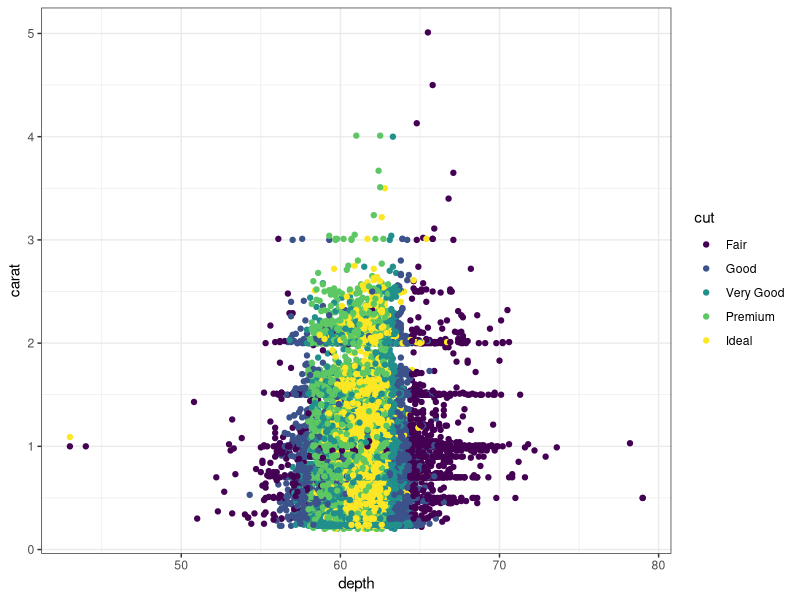

Generate this figure with R:
## ---- chunk 1
knitr::opts_chunk$set(echo = TRUE)

library(ggplot2)
library(dplyr)

## ---- chunk 2
ggplot(diamonds, aes(x = depth, y = carat, color = cut)) +
  geom_point() +
  theme_bw()
## ---- chunk 3
lubridate::now()
